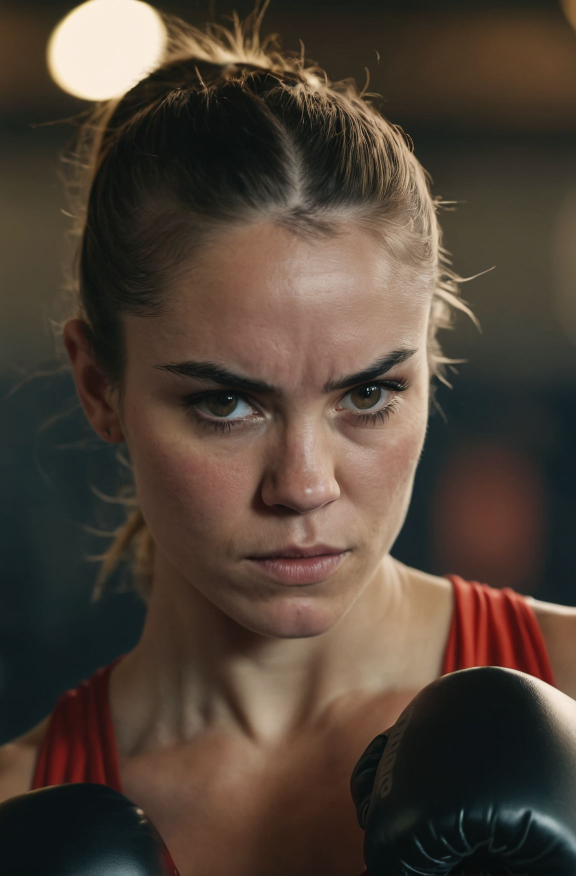
#> input picture IC-Light/imgs/alter/i1.jpeg, 1152 x 1752 px (shown at 1/2 size)
$ python -i canonical.py   (imports and definitions only)
#> lines starting #> are read from the running program, lines starting #| are printed output that depends on the picture
#> further down, picture is the input picture: PIL image 1152x1752 RGB; mean R, G, B 79, 65.6, 54.8
"""Deterministic image geometry for CounterMine diagnostic probes."""

from PIL import Image


CANONICAL_SIZE = 512
CANONICAL_POLICIES = ("square_crop_512", "full_fov_512", "native_full_fov")


def _validate_image(image: Image.Image) -> tuple[int, int]:
    if not isinstance(image, Image.Image):
        raise TypeError("canonicalize_probe requires a PIL image")
    if min(image.size) <= 0:
        raise ValueError("canonicalize_probe requires positive image dimensions")
    return image.size


def square_crop_512(image: Image.Image) -> tuple[Image.Image, dict[str, str | int | float]]:
    """Center-crop to the largest square, then resize to 512 x 512 RGB.

    Odd excess pixels are retained on the right or bottom side of the source
    outside the crop. Crop coordinates refer to the original image pixels.
    The input image is not modified.
    """
    original_width, original_height = _validate_image(image)
#> original_width = 1152; original_height = 1752
    crop_size = min(original_width, original_height)
#> crop_size = 1152

    crop_left = (original_width - crop_size) // 2
#> crop_left = 0
    crop_top = (original_height - crop_size) // 2
#> crop_top = 300
    square = image.crop(
        (crop_left, crop_top, crop_left + crop_size, crop_top + crop_size)
    )
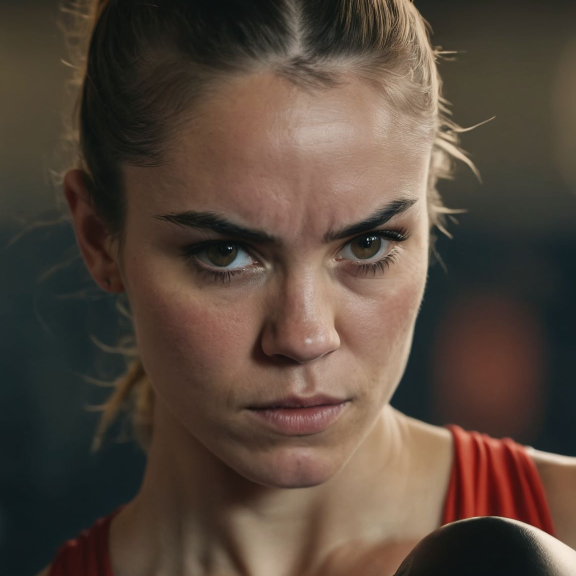
#> square: PIL image 1152x1152 RGB (shown at 1/2 size); mean R, G, B 85.9, 71, 59.8
    output = square.convert("RGB").resize(
        (CANONICAL_SIZE, CANONICAL_SIZE), Image.Resampling.LANCZOS
    )
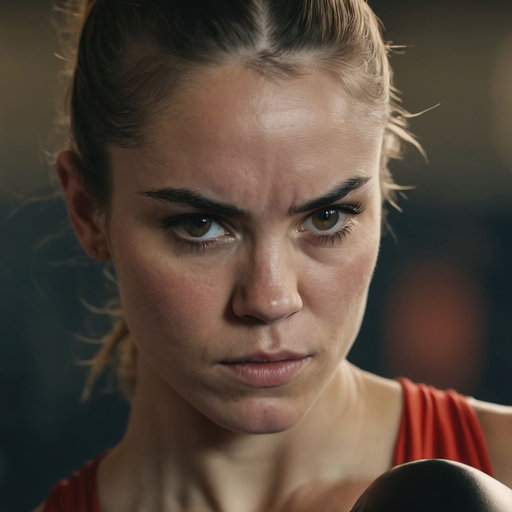
#> output: PIL image 512x512 RGB; mean R, G, B 85.9, 71, 59.8
    metadata = {
        "policy": "square_crop_512",
        "original_width": original_width,
        "original_height": original_height,
        "crop_left": crop_left,
        "crop_top": crop_top,
        "crop_size": crop_size,
        "crop_long_axis_fraction": crop_size / max(original_width, original_height),
        "crop_area_fraction": crop_size ** 2 / (original_width * original_height),
        "output_width": CANONICAL_SIZE,
        "output_height": CANONICAL_SIZE,
        "scale_x": CANONICAL_SIZE / crop_size,
        "scale_y": CANONICAL_SIZE / crop_size,
        "retained_area_fraction": crop_size ** 2 / (original_width * original_height),
        "retained_long_axis_fraction": crop_size / max(original_width, original_height),
    }
    return output, metadata


# [75 lines left out: functions full_fov_512, native_full_fov, canonicalize_probe, not called in this run]

>>> from PIL import Image
>>> picture = Image.open('../../IC-Light/imgs/alter/i1.jpeg')
>>> result = square_crop_512(picture)

$ run again, on IC-Light/imgs/alter/i2.png
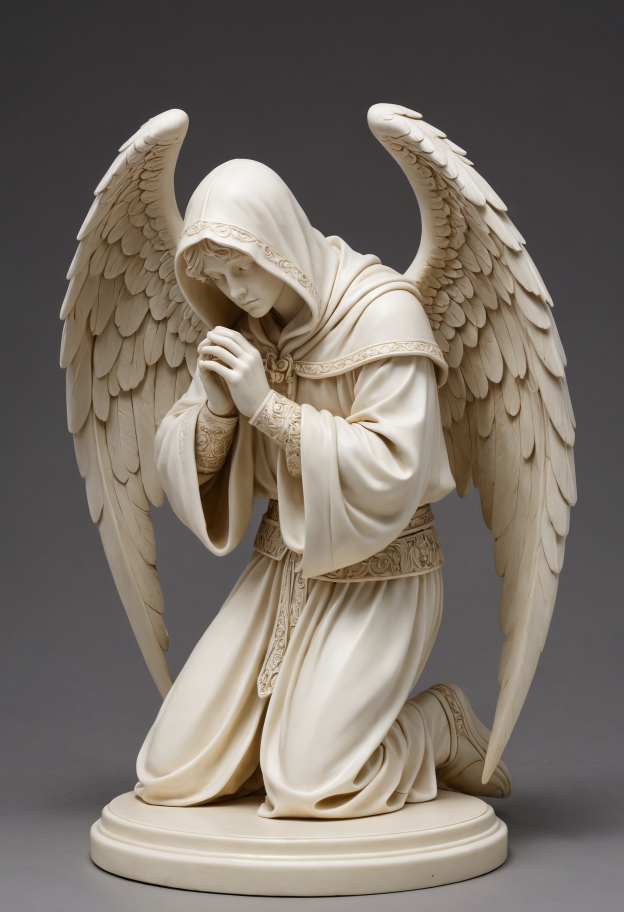
#> input picture IC-Light/imgs/alter/i2.png, 1248 x 1824 px (shown at 1/2 size)
#> picture is the input picture: PIL image 1248x1824 RGB; mean R, G, B 121.1, 112.5, 104.1
#> original_width = 1248; original_height = 1824
#> crop_size = 1248
#> crop_left = 0
#> crop_top = 288
#> in square_crop_512, `square = image.crop( (crop_left, crop_top, crop_left + crop_size, crop..`:
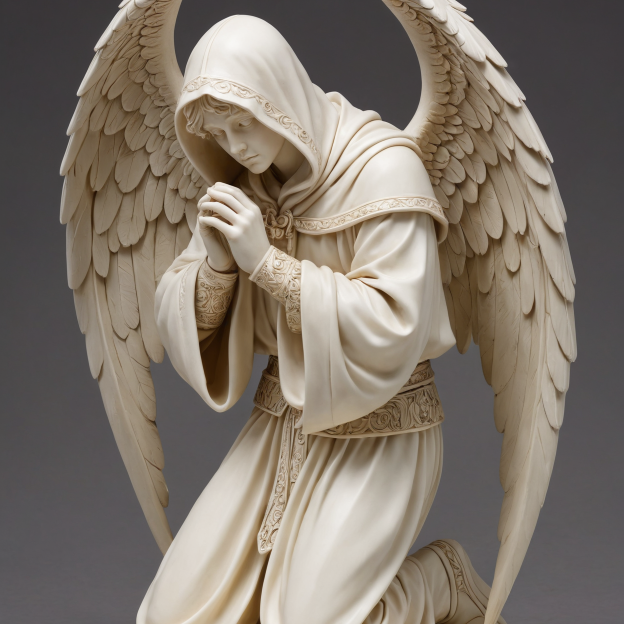
#> square: PIL image 1248x1248 RGB (shown at 1/2 size); mean R, G, B 127.5, 117.6, 107.1
#> in square_crop_512, `output = square.convert("RGB").resize( (CANONICAL_SIZE, CANONICAL_SIZE..`:
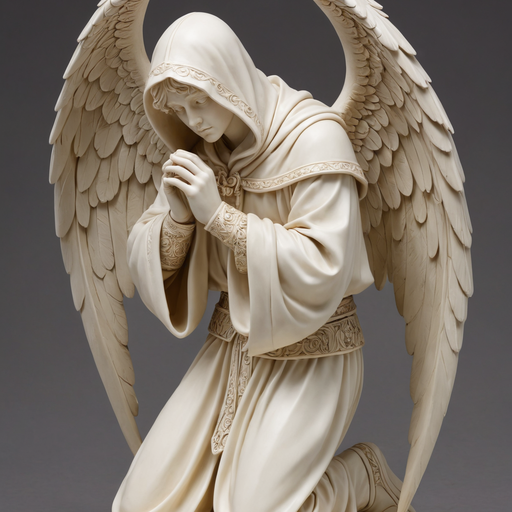
#> output: PIL image 512x512 RGB; mean R, G, B 127.5, 117.6, 107.1

$ run again, on IC-Light/imgs/alter/i3.png
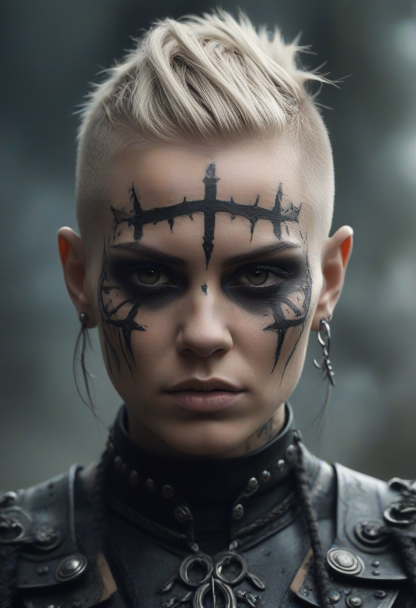
#> input picture IC-Light/imgs/alter/i3.png, 832 x 1216 px (shown at 1/2 size)
#> picture is the input picture: PIL image 832x1216 RGB; mean R, G, B 80.3, 81, 80.2
#> original_width = 832; original_height = 1216
#> crop_size = 832
#> crop_left = 0
#> crop_top = 192
#> in square_crop_512, `square = image.crop( (crop_left, crop_top, crop_left + crop_size, crop..`:
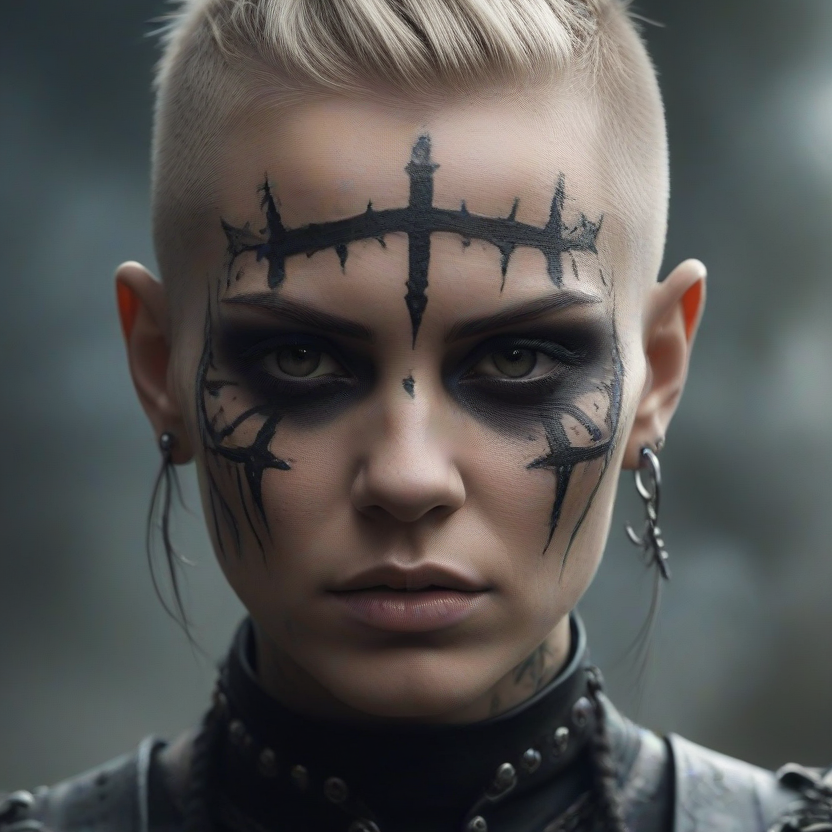
#> square: PIL image 832x832 RGB; mean R, G, B 86.1, 85, 83.1

$ run again, on IC-Light/imgs/alter/i4.png
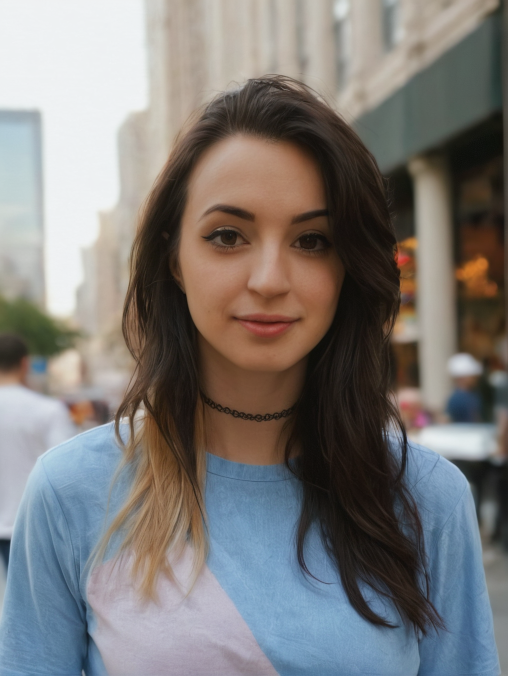
#> input picture IC-Light/imgs/alter/i4.png, 1016 x 1352 px (shown at 1/2 size)
#> picture is the input picture: PIL image 1016x1352 RGB; mean R, G, B 124.7, 122, 120.2
#> original_width = 1016; original_height = 1352
#> crop_size = 1016
#> crop_left = 0
#> crop_top = 168
#> in square_crop_512, `square = image.crop( (crop_left, crop_top, crop_left + crop_size, crop..`:
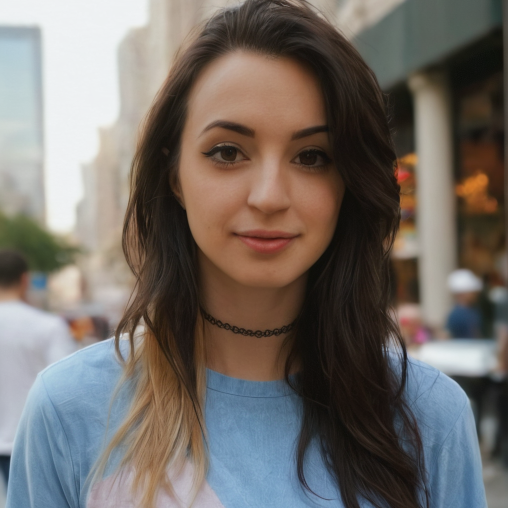
#> square: PIL image 1016x1016 RGB (shown at 1/2 size); mean R, G, B 115, 108.7, 103.7
#> in square_crop_512, `output = square.convert("RGB").resize( (CANONICAL_SIZE, CANONICAL_SIZE..`:
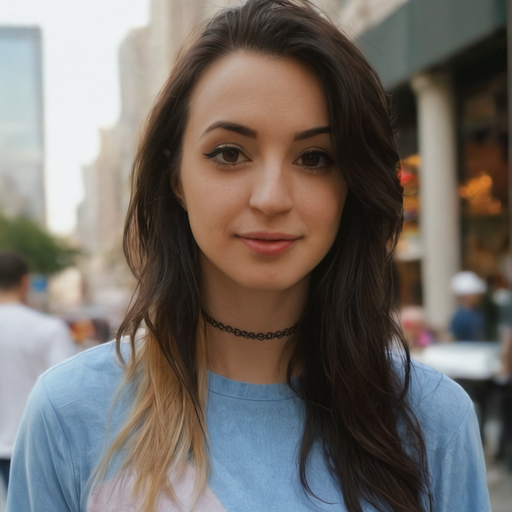
#> output: PIL image 512x512 RGB; mean R, G, B 115, 108.7, 103.7
